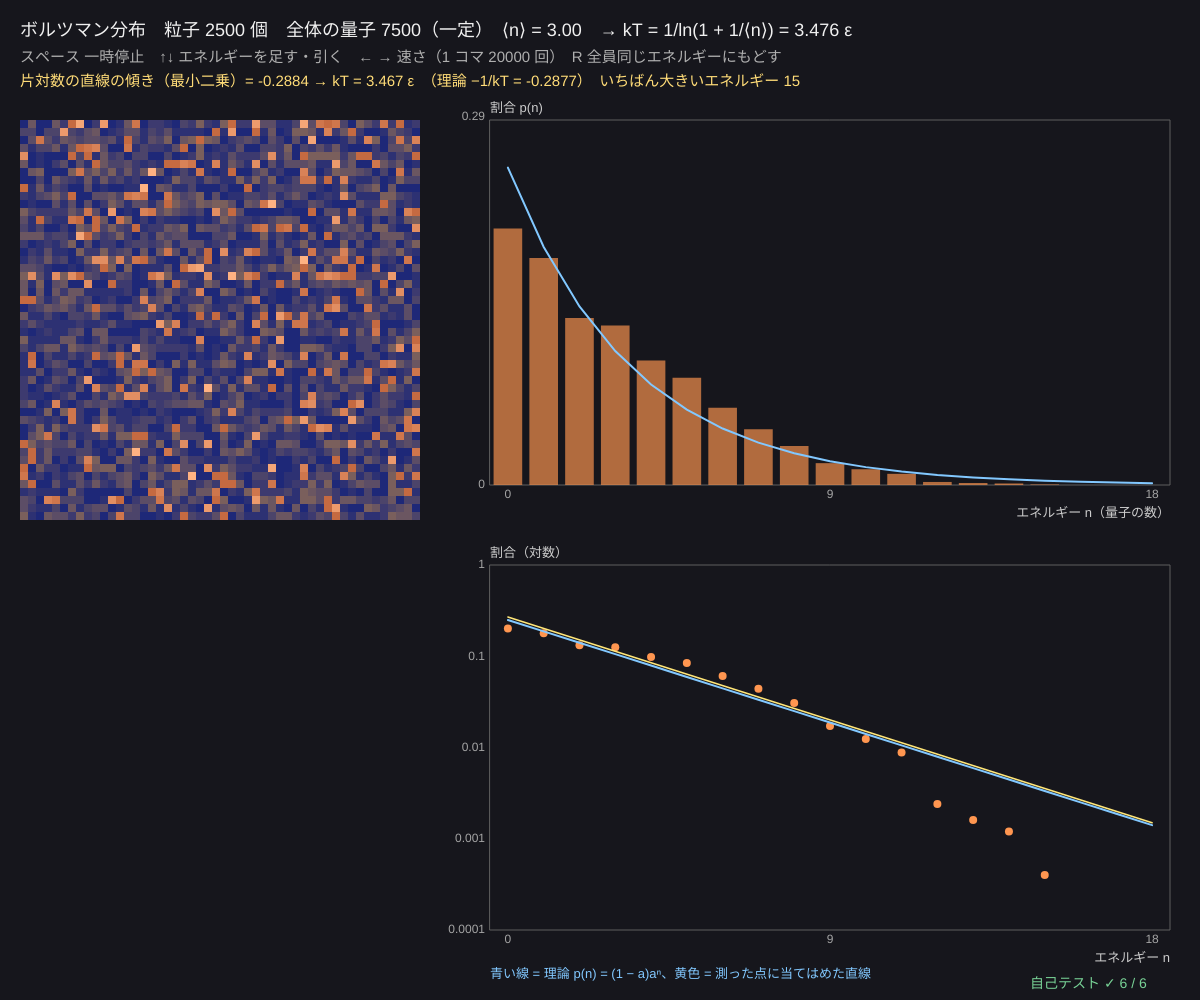
Frame 1 (no input)
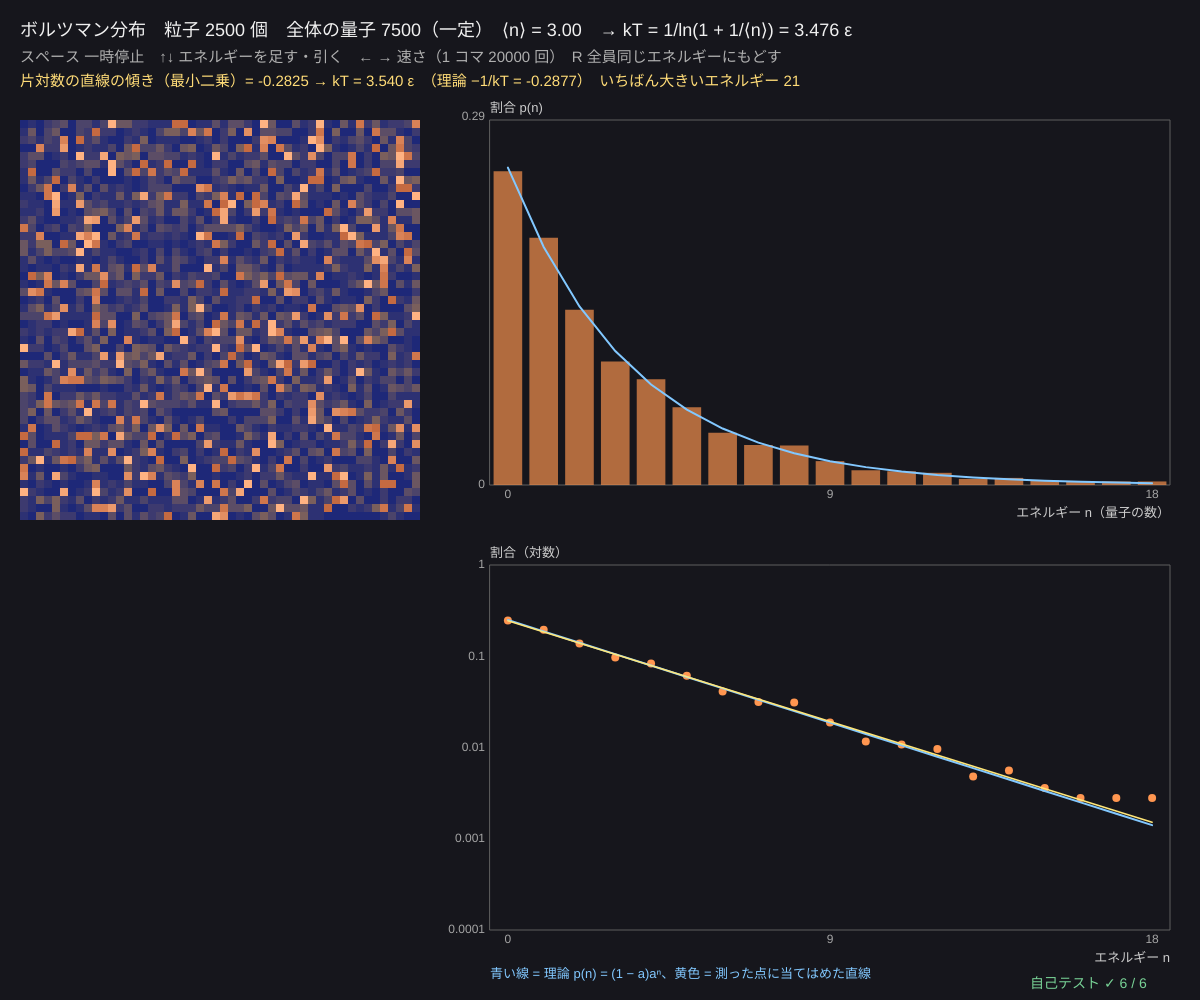
Frame 60 (no input)
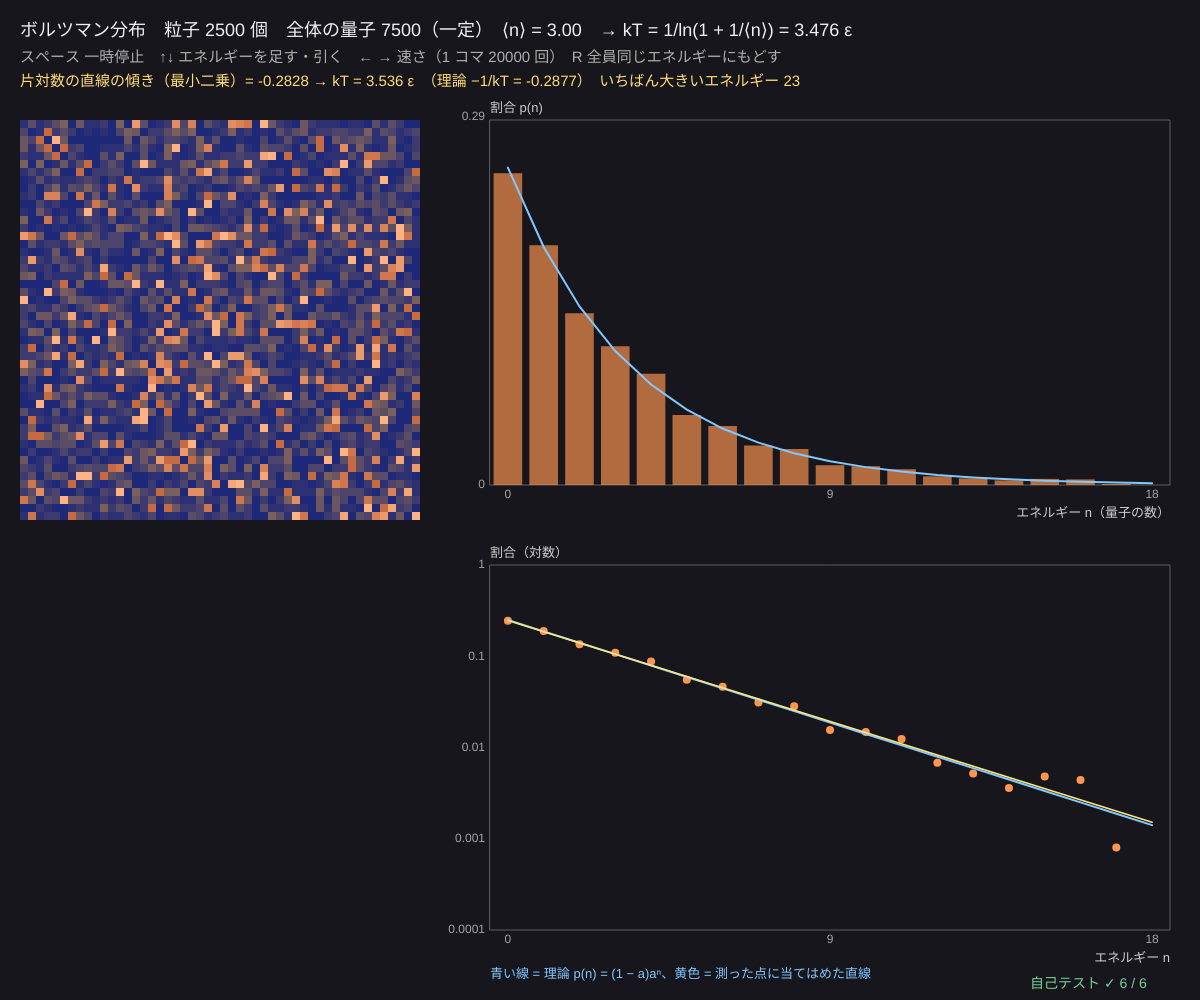
Frame 120 (the mouse pressed at the canvas centre since frame 60)

The p5.js sketch that drew these frames (run headless with seeded random() and noise() and a simulated clock; from frame 60 on, the mouse is pressed at the canvas centre):

// p5.js sketch
// ── sketch.js
// ============================================
// 09 ボルツマン分布 ─ ランダムにエネルギーをやり取りすると、分布は指数関数 e^(−E/kT) になる
// 2500 個の粒子が、エネルギーのかたまり（量子 ε）を 1 つずつランダムに渡し合う（全体のエネルギーは一定）
// はじめは全員同じエネルギーでも、やがて「エネルギー 0 がいちばん多く、高いほど指数関数的に少ない」分布に
// 片対数グラフでは直線になり、その傾き = −1/kT。理論：p(n) = (1 − a)aⁿ、a = e^(−ε/kT) = ⟨n⟩/(1 + ⟨n⟩)
// スペース 一時停止 / ↑↓ エネルギーを足す・引く / ← → 速さ / R 全員同じにもどす
// ============================================

const GRID_N = 50;                     // ★ 粒子を GRID_N × GRID_N に並べる
const E_MEAN = 3;                      // ★ はじめの 1 粒子あたりの量子の数
let en, paused = false, speed = 20000, hist = [], totalE = 0, fitInfo = null, t0Frame = 0, logMax = [];

function setup() { createCanvas(windowWidth, windowHeight); selfTest(); seedRng(9); resetAll(); }
function resetAll() { en = new Int32Array(GRID_N * GRID_N).fill(E_MEAN); hist = []; logMax = []; }
function exchangeE(e, n) { let N = e.length; for (let k = 0; k < n; k++) { let i = Math.floor(rnd() * N), j = Math.floor(rnd() * N); if (e[i] > 0) { e[i]--; e[j]++; } } }
function meanE(e) { let s = 0; for (let v of e) s += v; return s / e.length; }
function histogram(e, nmax) { let h = new Array(nmax + 1).fill(0); for (let v of e) if (v <= nmax) h[v]++; return h.map((c) => c / e.length); }
function geomP(n, m) { let a = m / (1 + m); return (1 - a) * Math.pow(a, n); }                    // 理論（⟨n⟩ = m）
function kTof(m) { return 1 / Math.log(1 + 1 / m); }                                               // e^(−ε/kT) = m/(1+m)、ε = 1
// 直線の当てはめ（最小二乗）：y = a + b·x
function fitLine(xs, ys) {
  let n = xs.length, sx = 0, sy = 0, sxx = 0, sxy = 0;
  for (let k = 0; k < n; k++) { sx += xs[k]; sy += ys[k]; sxx += xs[k] * xs[k]; sxy += xs[k] * ys[k]; }
  let d = n * sxx - sx * sx; if (n < 2 || d === 0) return null;
  let b = (n * sxy - sx * sy) / d; return { a: (sy - b * sx) / n, b };
}
function fitSemilog(h, minP) { let xs = [], ys = []; h.forEach((p, n) => { if (p >= minP) { xs.push(n); ys.push(Math.log(p)); } }); return fitLine(xs, ys); }

function draw() {
  background(22, 22, 28);
  if (!paused) exchangeE(en, speed);
  let m = meanE(en), nmax = Math.max(12, Math.ceil(m * 6)), h = histogram(en, nmax), kT = kTof(m);
  fitInfo = fitSemilog(h, 20 / en.length);
  let mx = 0; for (let v of en) mx = Math.max(mx, v); logMax.push(mx); if (logMax.length > 300) logMax.shift();

  // ---- 粒子のマス目
  let cs = Math.floor(Math.min((width * 0.36) / GRID_N, (height - 180) / GRID_N)), ox = 20, oy = 120;
  noStroke();
  for (let i = 0; i < en.length; i++) {
    let u = clampv(en[i] / (4 * m + 1), 0, 1);
    fill(u < 0.5 ? color(30 + 200 * u, 40 + 120 * u, 120 - 60 * u) : color(130 + 125 * u, 100 + 155 * (u - 0.5), 60 + 140 * (u - 0.5)));
    rect(ox + (i % GRID_N) * cs, oy + Math.floor(i / GRID_N) * cs, cs, cs);
  }

  // ---- 分布（ふつうの目盛り）と片対数
  let gx = ox + GRID_N * cs + 70, gw = width - gx - 30, gh = (height - 270) / 2;
  let g1 = { x: gx, y: 120, w: gw, h: gh, x0: -0.5, x1: nmax + 0.5, y0: 0, y1: Math.max(geomP(0, m), h[0]) * 1.15 };
  plotAxes(g1, 'エネルギー n（量子の数）', '割合 p(n)', [0, Math.round(nmax / 2), nmax], [0, +g1.y1.toPrecision(2)]);
  noStroke(); fill(255, 150, 80, 170);
  for (let n = 0; n <= nmax; n++) { let y = gY(g1, h[n]); rect(gX(g1, n - 0.4), y, gX(g1, n + 0.4) - gX(g1, n - 0.4), g1.y + g1.h - y); }
  stroke(130, 200, 255); strokeWeight(2); polyline(Array.from({ length: nmax + 1 }, (_, n) => [gX(g1, n), gY(g1, geomP(n, m))]));
  let g2 = { x: gx, y: g1.y + gh + 80, w: gw, h: gh, x0: -0.5, x1: nmax + 0.5, y0: 1e-4, y1: 1, logy: true };
  plotAxes(g2, 'エネルギー n', '割合（対数）', [0, Math.round(nmax / 2), nmax], [1e-4, 1e-3, 1e-2, 0.1, 1]);
  noStroke(); fill(255, 150, 80);
  for (let n = 0; n <= nmax; n++) if (h[n] > 0) circle(gX(g2, n), gY(g2, h[n]), 8);
  stroke(130, 200, 255); strokeWeight(2); polyline(Array.from({ length: nmax + 1 }, (_, n) => [gX(g2, n), gY(g2, geomP(n, m))]));
  if (fitInfo) { stroke(255, 230, 120); strokeWeight(1.5); polyline([0, nmax].map((n) => [gX(g2, n), gY(g2, Math.exp(fitInfo.a + fitInfo.b * n))])); }

  noStroke(); fill(240); textSize(18); textAlign(LEFT, BASELINE);
  text('ボルツマン分布　粒子 ' + en.length + ' 個　全体の量子 ' + Math.round(m * en.length) + '（一定）　⟨n⟩ = ' + m.toFixed(2) + '　→ kT = 1/ln(1 + 1/⟨n⟩) = ' + kT.toFixed(3) + ' ε', 20, 36);
  fill(175); textSize(15);
  text('スペース 一時停止　↑↓ エネルギーを足す・引く　← → 速さ（1 コマ ' + speed + ' 回）　R 全員同じエネルギーにもどす', 20, 62);
  fill(255, 220, 120);
  text(fitInfo ? '片対数の直線の傾き（最小二乗）= ' + fitInfo.b.toFixed(4) + ' → kT = ' + (-1 / fitInfo.b).toFixed(3) + ' ε　（理論 −1/kT = ' + (-1 / kT).toFixed(4) + '）　いちばん大きいエネルギー ' + mx : '当てはめ中…', 20, 86);
  fill(130, 200, 255); textSize(13); text('青い線 = 理論 p(n) = (1 − a)aⁿ、黄色 = 測った点に当てはめた直線', g2.x, g2.y + g2.h + 48);
  drawSelfTest(width - 170, height - 12);
}

function keyPressed() {
  if (key === ' ') paused = !paused;
  if (key === UP_ARROW) { for (let k = 0; k < en.length / 2; k++) en[Math.floor(rnd() * en.length)]++; }
  if (key === DOWN_ARROW) { let n = 0; for (let k = 0; k < en.length * 4 && n < en.length / 2 && meanE(en) > 0.6; k++) { let i = Math.floor(rnd() * en.length); if (en[i] > 0) { en[i]--; n++; } } }
  if (key === RIGHT_ARROW) speed = Math.min(200000, speed * 2);
  if (key === LEFT_ARROW) speed = Math.max(100, speed / 2);
  if (key === 'r' || key === 'R') resetAll();
  return false;
}

// ---- 自己テスト
function selfTest() {
  selfTestResults = [];
  seedRng(90);
  let e = new Int32Array(2000).fill(3), sum0 = 3 * 2000;
  exchangeE(e, 300000);
  check('やり取りしても全体の量子の数は一定（' + sum0 + '）', Math.round(meanE(e) * 2000) === sum0);
  let ps = 0, pm = 0; for (let n = 0; n < 400; n++) { ps += geomP(n, 3); pm += n * geomP(n, 3); }
  check('理論の分布：合計 = 1、平均 = ⟨n⟩ = 3', near(ps, 1, 1e-12) && near(pm, 3, 1e-9));
  let acc = new Array(31).fill(0);
  for (let r = 0; r < 10; r++) { exchangeE(e, 20000); histogram(e, 30).forEach((p, n) => (acc[n] += p / 10)); }
  let L1 = acc.reduce((a, p, n) => a + Math.abs(p - geomP(n, 3)), 0);
  check('はじめ全員 n = 3 → 分布が指数関数に（理論とのずれ ' + L1.toFixed(3) + ' < 0.05）', L1 < 0.05);
  let f = fitSemilog(acc, 0.005);
  check('片対数の傾き ' + f.b.toFixed(3) + ' = −1/kT = −ln(4/3) = ' + (-Math.log(4 / 3)).toFixed(3) + '（5%）', Math.abs(f.b / -Math.log(4 / 3) - 1) < 0.05);
  let L = fitLine([0, 1, 2, 3], [1, 3, 5, 7]);
  check('最小二乗：y = 1 + 2x の点から a = 1、b = 2', near(L.a, 1, 1e-12) && near(L.b, 2, 1e-12));
  check('温度が高い（⟨n⟩ = 10）と kT ≈ ⟨n⟩ + 1/2（古典的な等分配に近づく）', near(kTof(10), 10.5, 0.01));
  reportSelfTest();
}

// ---------- やってみよう ----------
// 1. R を押して、全員同じエネルギーから分布が指数関数になるまでを見よう。何コマくらいかかる？
// 2. ↑ でエネルギーを足すと、片対数の直線の傾きはどうなる？（温度が上がる = 傾きがゆるやか）
// 3. エネルギー 0 の粒子がいちばん多いのはなぜ？「場合の数」で考えよう（08 とつながる）
// 4. GRID_N を 10 にすると、分布はどれくらいゆれる？
// 5. 大気の高さと気圧（e^(−mgh/kT)）、化学反応の速さ（e^(−E/kT)）も同じ形


// ==================================================
// ここから下は「熱力学の道具」（中身は読まなくても OK。消さないでね）
// ==================================================
// ---- 種つきの乱数（同じ種なら毎回同じ列）。シミュレーションと自己テストで使う
let rngState = 1;
function seedRng(s) { rngState = (s >>> 0) || 1; }
function rnd() {                       // 0〜1 の一様乱数（mulberry32）
  rngState = (rngState + 0x6d2b79f5) >>> 0;
  let t = rngState;
  t = Math.imul(t ^ (t >>> 15), t | 1);
  t ^= t + Math.imul(t ^ (t >>> 7), t | 61);
  return ((t ^ (t >>> 14)) >>> 0) / 4294967296;
}
function rndNormal() { let u = 1 - rnd(), v = rnd(); return Math.sqrt(-2 * Math.log(u)) * Math.cos(2 * Math.PI * v); }   // 標準正規分布
function clampv(v, a, b) { return v < a ? a : v > b ? b : v; }
// ---- グラフの道具：g = { x, y, w, h, x0, x1, y0, y1, logx, logy }
function gX(g, v) { let t = g.logx ? (Math.log(v) - Math.log(g.x0)) / (Math.log(g.x1) - Math.log(g.x0)) : (v - g.x0) / (g.x1 - g.x0); return g.x + clampv(t, -0.02, 1.02) * g.w; }
function gY(g, v) { let t = g.logy ? (Math.log(v) - Math.log(g.y0)) / (Math.log(g.y1) - Math.log(g.y0)) : (v - g.y0) / (g.y1 - g.y0); return g.y + g.h - clampv(t, -0.02, 1.02) * g.h; }
function plotAxes(g, xl, yl, xt, yt) {
  stroke(95); strokeWeight(1); noFill(); rect(g.x, g.y, g.w, g.h);
  noStroke(); fill(165); textSize(12); textAlign(CENTER, TOP);
  for (let v of xt) text(+v.toPrecision(3), gX(g, v), g.y + g.h + 4);
  textAlign(RIGHT, CENTER);
  for (let v of yt) text(+v.toPrecision(3), g.x - 5, gY(g, v));
  textAlign(LEFT, BASELINE); fill(205); textSize(13);
  text(xl, g.x + g.w - textWidth(xl), g.y + g.h + 32); text(yl, g.x, g.y - 8);
}
function polyline(pts) {               // 点が 2 つ以上あるときだけ折れ線を描く
  if (pts.length < 2) return;
  noFill(); beginShape(); for (let p of pts) vertex(p[0], p[1]); endShape();
}
// ---- 自己テストの道具
let selfTestResults = [];
function check(name, cond) { selfTestResults.push({ name, ok: !!cond }); }
function near(a, b, tol) { return a !== null && a !== undefined && isFinite(a) && Math.abs(a - b) <= (tol === undefined ? 1e-9 : tol); }
function reportSelfTest() { for (let r of selfTestResults) (r.ok ? console.log : console.error)((r.ok ? '✓ ' : '✗ ') + r.name); }
function selfTestLine() { let n = selfTestResults.filter((r) => r.ok).length; return '自己テスト ' + (n === selfTestResults.length ? '✓ ' : '✗ ') + n + ' / ' + selfTestResults.length; }
function drawSelfTest(x, y) { noStroke(); fill(selfTestResults.every((r) => r.ok) ? color(120, 210, 150) : color(255, 90, 90)); textSize(14); textAlign(LEFT, BASELINE); text(selfTestLine(), x, y); }
